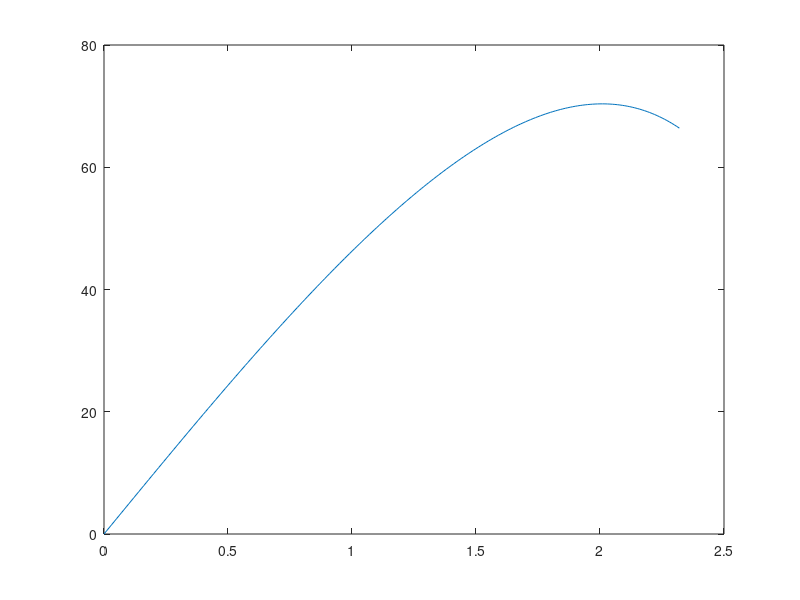
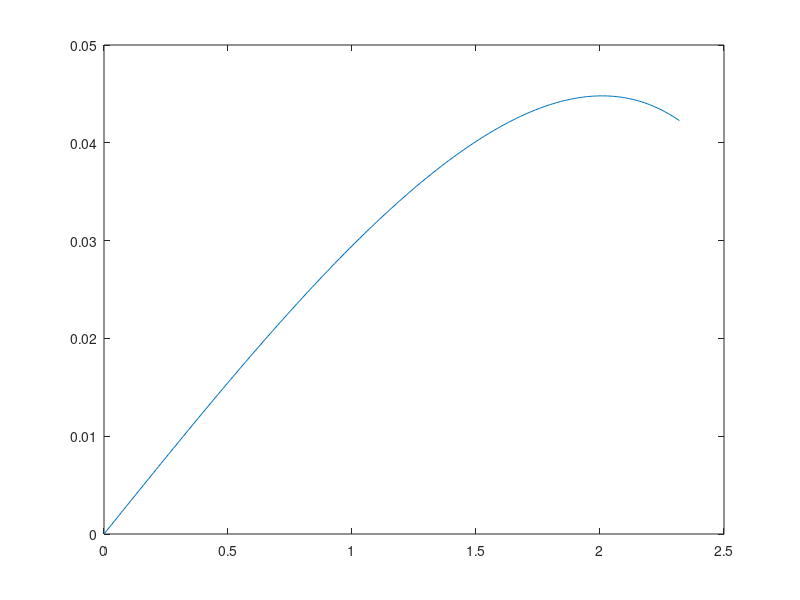

Recreate these plots in MATLAB, in order.
clc;clear;close all;

rp = 105.658/1000; %[mm]
rd = 44.80/1000; %[mm]
lead = 4/1000;
springAngle = 0:0.01:133/180*pi;

l = sqrt(rp^2 + rd^2 + 2*rp*rd*cos(springAngle));
% l = fliplr(l);
d = rp*rd*sin(springAngle)./l;

N = d.*2*pi/lead;


% plot(springAngle,d)
plot(springAngle,N)
figure
plot(springAngle,d)
